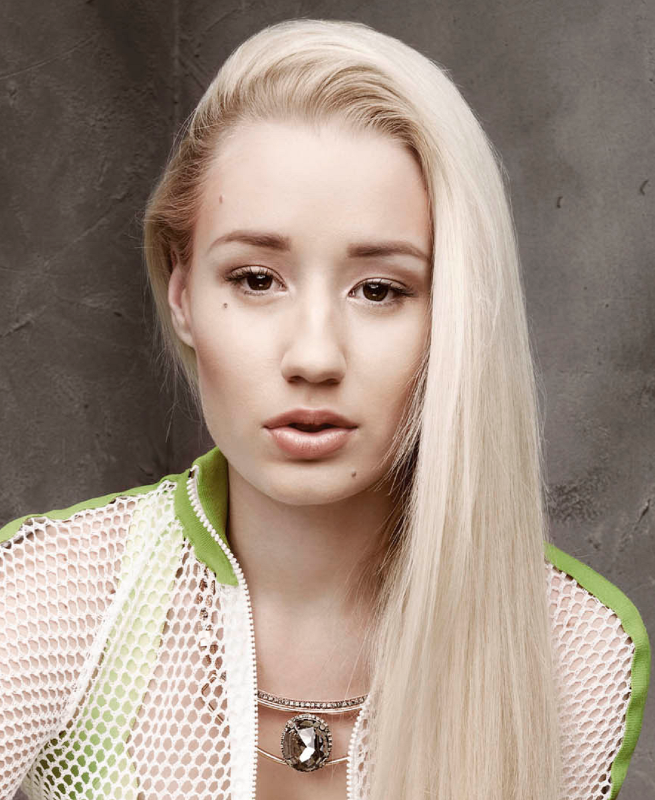
%> input picture imgs/p5/from.png, 1310 x 1600 px (shown at 1/2 size)
$ octave start5.m   (GNU Octave 9; MATLAB toolbox functions it lacks are replaced by stand-ins)
%> lines starting %> are read from the running program, lines starting %| are printed output that depends on the picture
### src/p5/makeMorphingVideo.m
function makeMorphingVideo( source, target, frameCount, fileName)
%MAKEMORPHINGVIDEO make a moving by composing different sequencial
% assumption: source and target correspond in their dimensionality.
% morphing timestep results.
%   @param source (M x N x 3) morphing start image.
%   @param target (M x N x 3) morphing target image
%   @param frameCount number of frames that should be generated
%          determines the number of time-steps.
%   @param fileName name of final movie and all intermediate (stored)
%          data.
%   @return .avi movie of name fileName having frameCount frames with a
%           duration of 2 seconds. The file is stored in 'results/p5/' by default.

% global properties to produce results.
matFile = strcat('data/p5/',fileName,'.mat');
videoFile = strcat('outputs/p5/',fileName,'.avi');
videoDuration = 5;
selectNewPoints = false;
timestepFn = @(t) t;
%timestepFn = @(t) -0.5*cos(t*pi())+0.5;


% Start Control Point Selection tool with images and control points
% stored in variables in the workspace.
[M,N,~] = size(source);

if exist(matFile,'file') && ~selectNewPoints
    load(matFile)
else
    % (x,y) points i.e. (column-idx,row-idx)
    sourcePoints = [1,1; N,1; 1,M; N,M];
    targetPoints = [1,1; N,1; 1,M; N,M];

    % Ask cpselect to wait for you to pick some more points

    % If set to FALSE (the default) you can
    % run cpselect at the same time as you run other
    % programs in MATLAB.
    [sourcePoints, targetPoints] = cpselect(source, target, ...
                                            sourcePoints, targetPoints, ...
                                            'Wait', true);
    % save points
    save(matFile,'sourcePoints','targetPoints');
end

% show selected features
figure('name', 'Selected Features in Source image.');
imshow(source);
hold on
plot(sourcePoints(:,1), sourcePoints(:,2), 'xr');

figure('name', 'Selected Features in Target image.');
imshow(target);
hold on
plot(targetPoints(:,1), targetPoints(:,2), 'xr');

% delaunay triangulation of selected source and target points
sourceTriangulation = delaunay(sourcePoints(:,1), sourcePoints(:,2));
targetTriangulation = delaunay(targetPoints(:,1), targetPoints(:,2));

% show images with Delaunay triangles
figure('name', 'Delaunay triangulation of Source image');
imshow(source);
hold on
triplot(sourceTriangulation, sourcePoints(:,1), sourcePoints(:,2));

figure('name', 'Delaunay triangulation of Target image');
imshow(target);
hold on
triplot(targetTriangulation, targetPoints(:,1), targetPoints(:,2));

% x values used in order to compute the timesteps t
xs = linspace(0, 1, frameCount);

% generate morphed frames
morphedFrames = zeros(M,N,3,frameCount);
morphedFrames(:,:,:,1) = source;
morphedFrames(:,:,:,frameCount) = target;
parfor k = 2:frameCount-1,
    t = timestepFn(xs(k));
    morphedFrames(:,:,:,k) = morph(source, target, sourcePoints, targetPoints, t);
    disp(['Computed Frame number ',num2str(k)]);
end
disp(['Generating a ',num2str(videoDuration), ' second(s) movie using ', num2str(frameCount), ' rendered images...']);

%%
% create video file from a series of frames.
    fps = frameCount/videoDuration;
    vidObj = VideoWriter(videoFile);
    vidObj.FrameRate = fps;
    open(vidObj);
    for k = 1:frameCount
        frame = im2double(morphedFrames(:,:,:,k));
        frame = frame - min(frame(:));
        frame = frame ./ max(frame(:));
        frame = im2frame(frame);
        writeVideo(vidObj,frame);
    end
    close(vidObj);
    disp(['A new movie ''',fileName '.avi'' has been created and is stored in ''/outputs/p5/''']);
end

### start5.m
% Computational Photography Project 5
% Turned in by <Michael Single>
% Legi: 08-917-445

clc
clear all;
close all;

% load dependencies
% uncomment the next code line in case you have not installed vlfeat yet.
% run lib/vlfeat-0.9.19/toolbox/vl_setup

addpath('util/');
addpath('lib/');
addpath('src/p5/');

%% Task 1: Morphing

% load target and source images used for morphing
numberOfFrames = 60;
fileName = 'uglification2';
% [6 lines of commented-out code are left out]

source = imread('imgs/p5/from.png');
%> source is the input picture: size 1600x1310x3 uint8; mean R, G, B 162.2, 145.4, 132.5
source = imresize(source, 0.5);
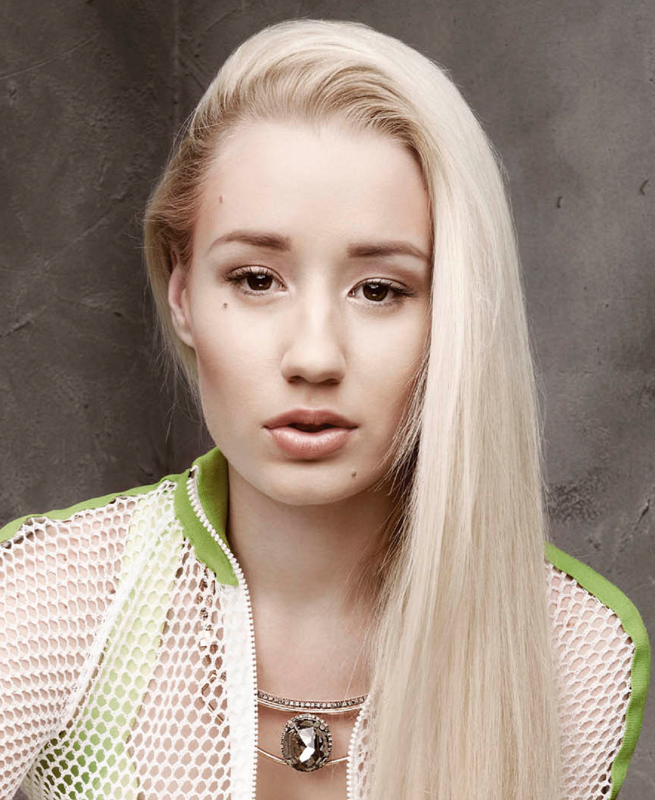
%> source: size 800x655x3 uint8; mean R, G, B 162.2, 145.4, 132.5
source = im2double(source);
%> source: size 800x655x3 double
target = imread('imgs/p5/to.png');
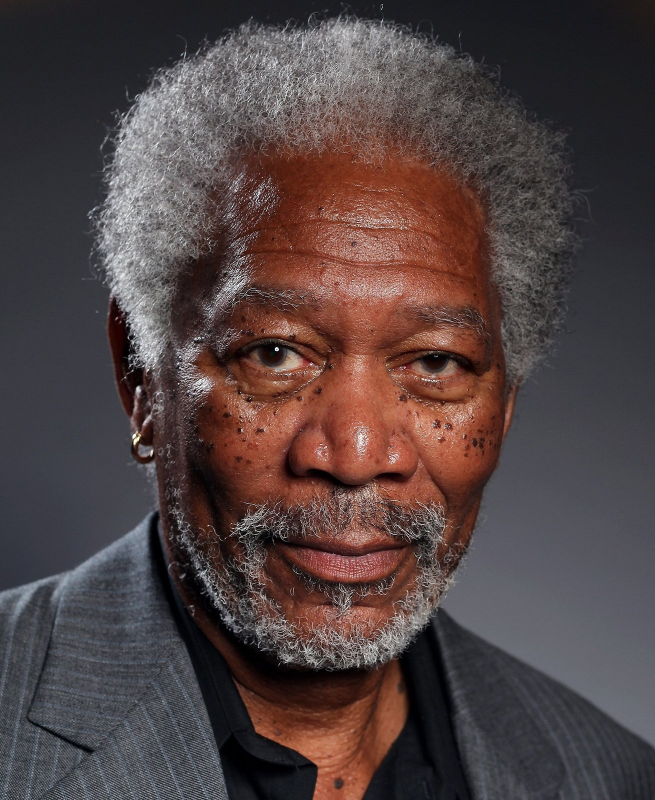
%> input picture imgs/p5/to.png, 1310 x 1600 px (shown at 1/2 size)
%> target is the input picture: size 1600x1310x3 uint8; mean R, G, B 81.1, 66.4, 66
target = imresize(target, 0.5);
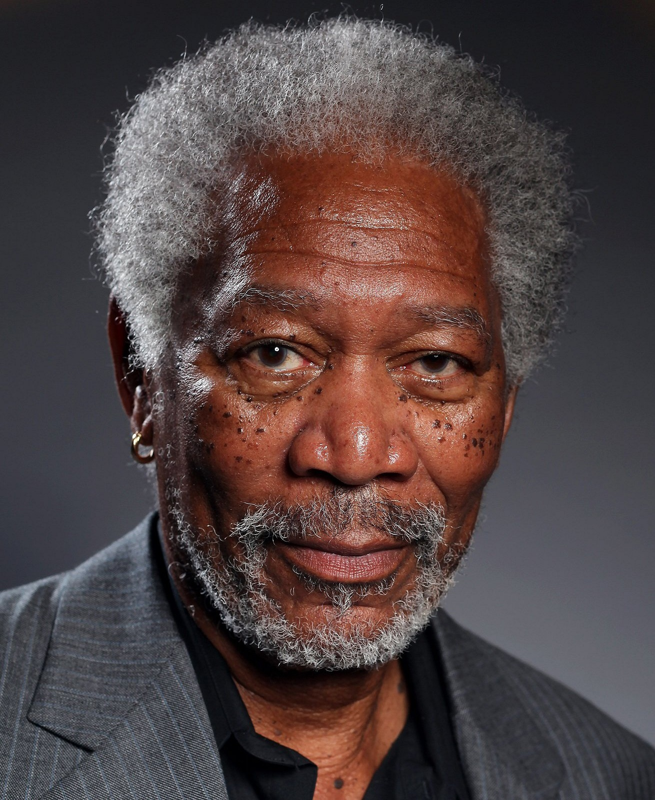
%> target: size 800x655x3 uint8; mean R, G, B 81.1, 66.4, 66
target = im2double(target);
%> target: size 800x655x3 double

makeMorphingVideo(source, target, numberOfFrames, fileName)
%> the run ends on the next line
